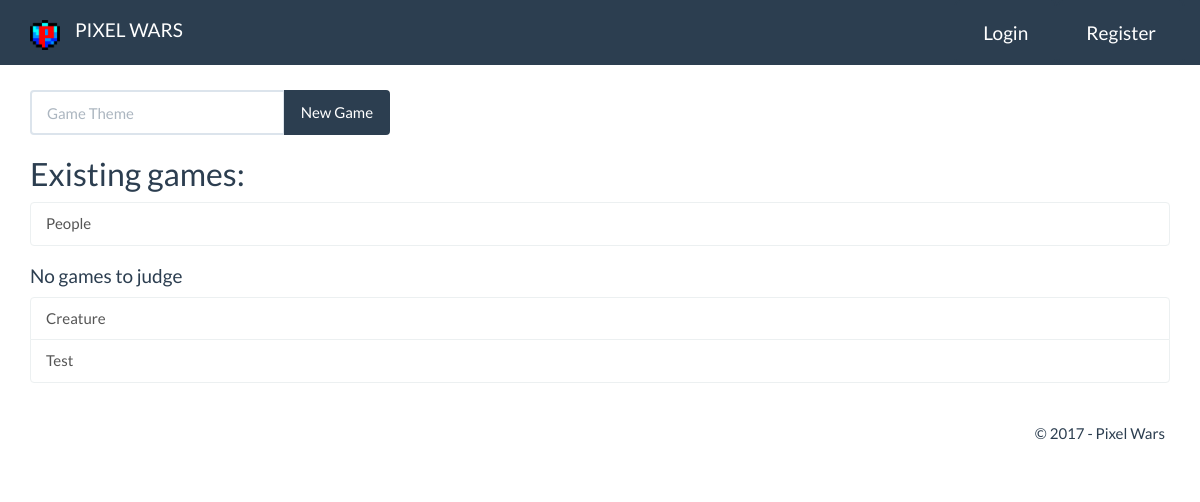
The page /pixelwars/standart/ on the database as committed earlier.
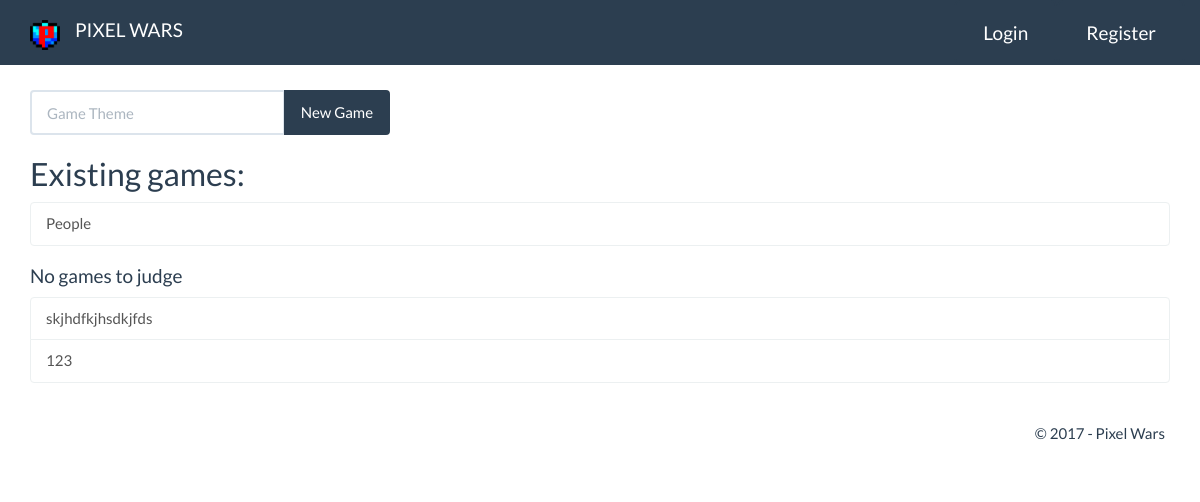
The same page on the database as committed later.
### pixelwars/models.py (models this page shows, shortened)
class Game(models.Model):
    theme = models.CharField(max_length=100, null=True)
    active = models.BooleanField(default=True)
    drawing1 = models.ImageField(null=True, upload_to="gallery/")
    drawing2 = models.ImageField(null=True, upload_to="gallery/"    )
    player1 = models.ForeignKey(Player, null=True, related_name="player1")
    player2 = models.ForeignKey(Player, null=True, related_name="player2")
    judgable = models.BooleanField(default=False)

### pixelwars/views.py (the view)
# urls.py: url(r'standart/$', views.standart, name='standart'),
def standart(request):
    judgeGames = Game.objects.filter(active=True).filter(judgable=True).all()
    judgeGamesActually = []
    if(request.user):
        for game in judgeGames:
            if game.player1.user != request.user and game.player2.user != request.user:
                judgeGamesActually.append(game)
    games = Game.objects.filter(active=True).filter(judgable=False).all()
    context = {'games': games, 'judgeGames': judgeGamesActually}
    return render(request, 'pixelwars/standart/index.html', context)

### pixelwars/templates/pixelwars/standart/index.html (shortened to what this page needs)
{% extends 'pixelwars/base.html' %}
{% block main %}
    <div class="container">
        <div class="row">
            <div style="margin-top: 20px;" class="col-md-4">
                <form action="{% url 'pixelwars:createGame' %}" method="post">
                    <div class="input-group">
                        <input class="form-control" type="text" name="theme" placeholder="Game Theme">
                        <span class="input-group-btn">
                            <button class="btn btn-primary" type="submit">New Game</button>
                        </span>
                    </div>
                </form>
            </div>
        </div>
        {% if games %}
            <h2>Existing games: </h2>
            <div class="list-group">
                {% for game in games %}
                    <a href="{% url 'pixelwars:readstandart' game.id %}" class="list-group-item">{{ game.theme }}</a>
                {% endfor %}
            </div>
        {% else %}
            <h3>No games currently open.</h3>
        {% endif %}
        <div>
            {% if judgeGames.filter %}
                <h2>Games to judge: </h2>
            {% else %}
                <h4>No games to judge</h4>
            {% endif %}
            <div class="list-group">
                {% for game in judgeGames %}
                    <a href="{% url 'pixelwars:judge' game.id %}" class="list-group-item">{{ game.theme }}</a>
                {% endfor %}
            </div>
        </div>
    </div>
{% endblock %}

Rows that differ between the two databases and show on the page:
no longer on this page (row edited): Game: theme "Creature", shown under "No games to judge"
no longer on this page (row edited): Game: theme "Test", shown under "No games to judge"
added Game: theme "skjhdfkjhsdkjfds", shown under "No games to judge"
added Game: theme "123", shown under "No games to judge"
